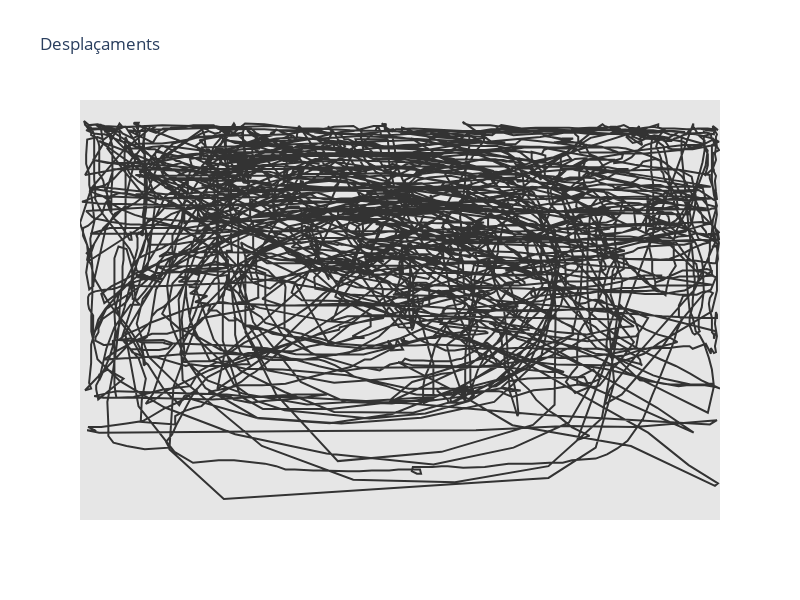

The notebook cell saved with this chart:
### Code cell
# DESPLAÇAMENTS

fig = go.Figure()
fig.add_trace(go.Scatter(
        name = "desplaçaments",
        mode = "lines",
        x = df["x"],
        y = df["y"],
        line = dict(
            color = "#333333"
        )
    )
)

fig.update_yaxes(
    visible = False
)

fig.update_xaxes(
    visible = False
)

fig.update_layout(
    height = 600,
    width = 800,
    title_text = "Desplaçaments",
    paper_bgcolor = "rgba(256, 256, 256, 256)",
    plot_bgcolor = "rgba(230, 230, 230, 256)"
)

### Figure 1 — Plotly figure (JSON) as saved in the notebook; plotly's stock layout.template omitted (floating-point values rounded to 4 significant figures; data arrays with more than 128 entries replaced by an {"elided": "..."} marker saying what was removed)
{"data": [{"line": {"color": "#333333"}, "mode": "lines", "name": "desplaçaments", "type": "scatter", "x": {"elided": "6025 float values"}, "y": {"elided": "6025 float values"}}], "layout": {"height": 600, "paper_bgcolor": "rgba(256, 256, 256, 256)", "plot_bgcolor": "rgba(230, 230, 230, 256)", "title": {"text": "Desplaçaments"}, "width": 800, "xaxis": {"visible": false}, "yaxis": {"visible": false}}}
